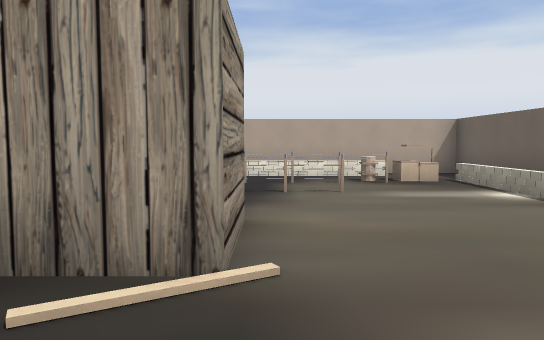
View 1 (above)

19 first-person views from a walk through a level from a Godot 3-D game. The camera is 1.4 m above the floor, tilts 4° down and sees 70° across. The floor is counted in squares, 2 m on a side. Each view is taken from the middle of a square. On the plan, view 1 faces up. The plan holds only what a view shows up to about 11 squares ahead; the rest is blank.

View 2
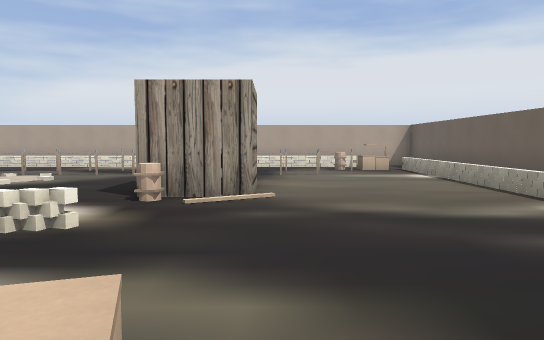

View 3
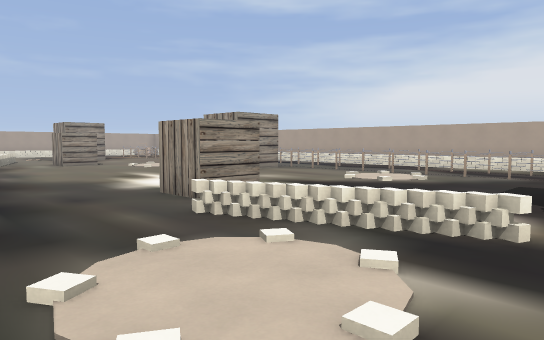

View 4
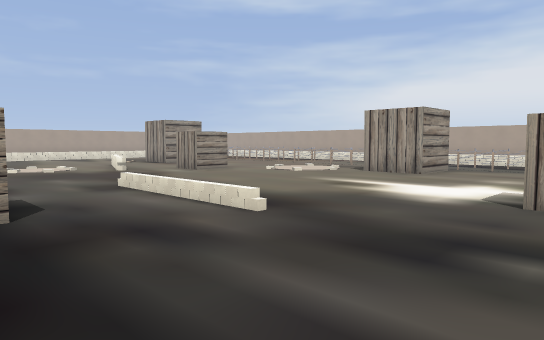

View 5
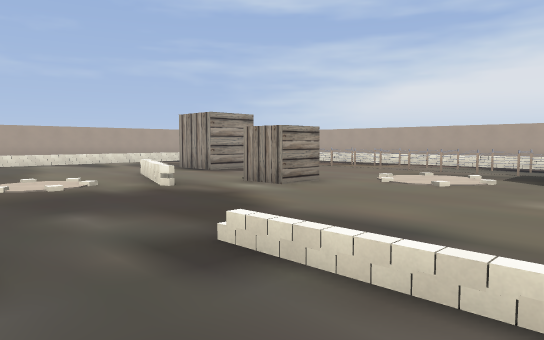

View 6
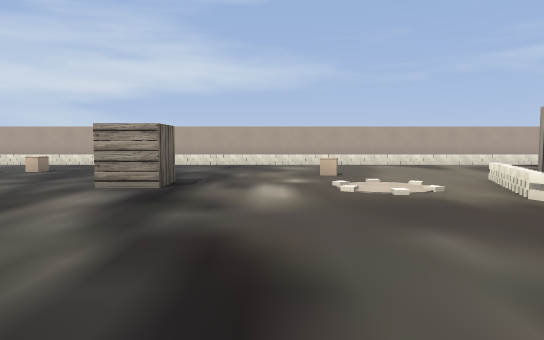

View 7
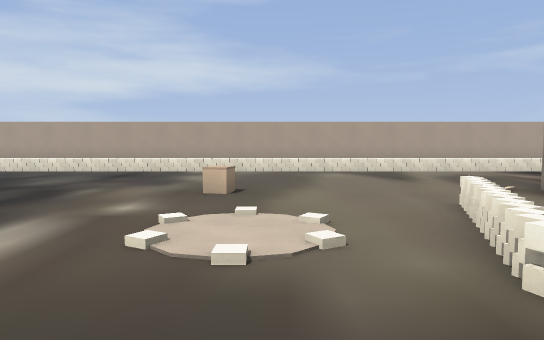

View 8
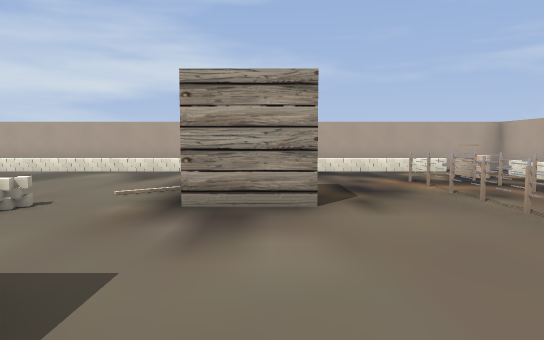

View 9
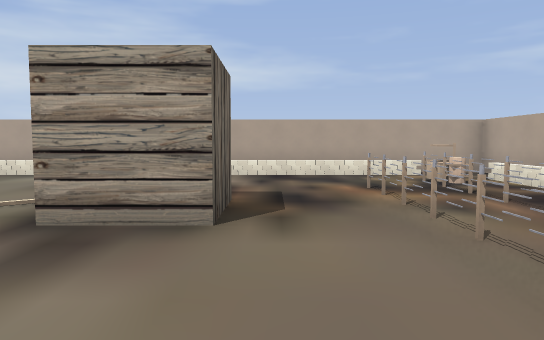

View 10
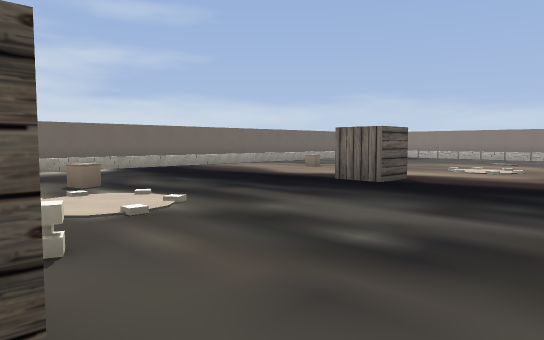

View 11
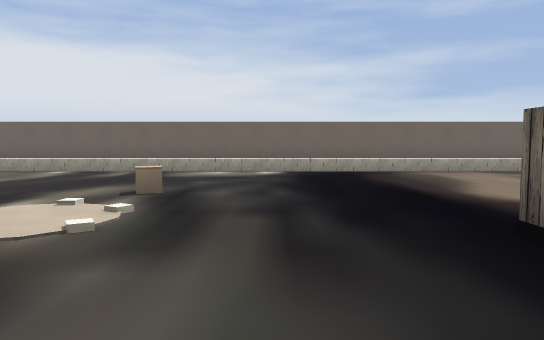

View 12
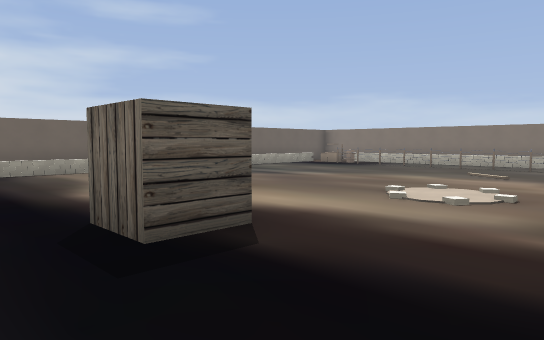

View 13
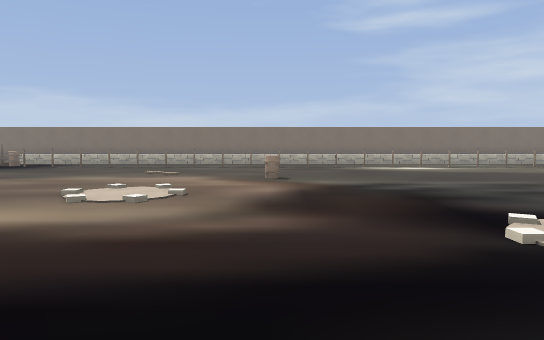

View 14
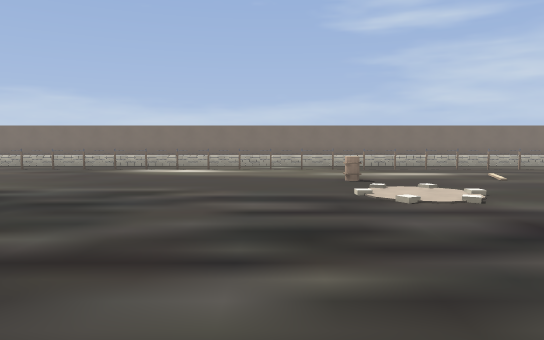

View 15
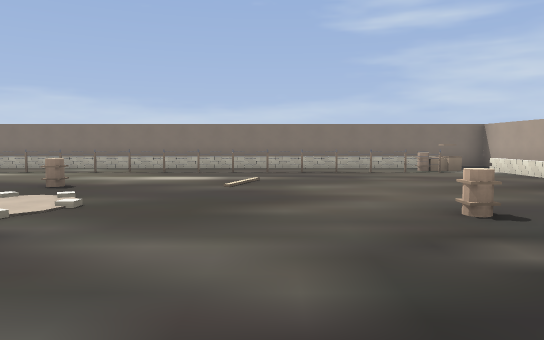

View 16
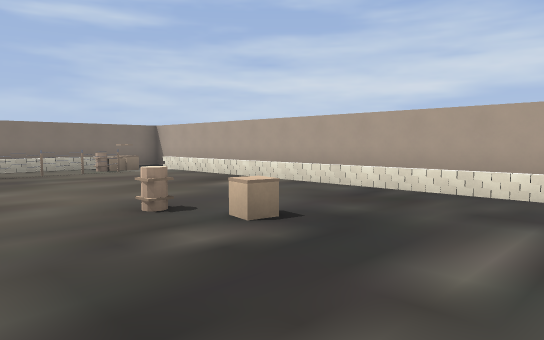

View 17
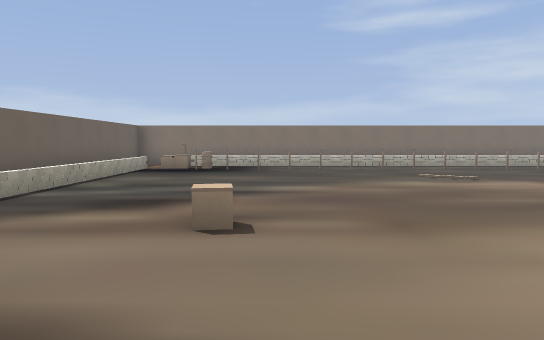

View 18
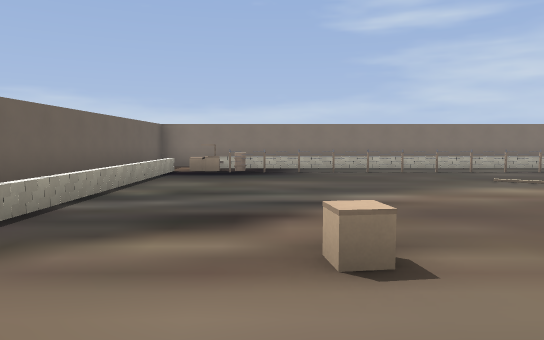

View 19
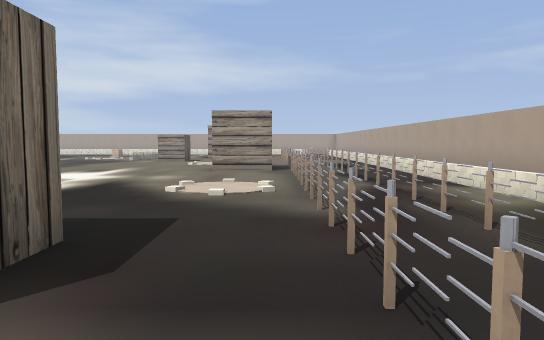

### Floor plan
Points are (right, up) in squares from view 1. A wall is a line through its corners. A room is listed if a view was taken in it or the views show most of it. See-through windows are left out.
Room 1 (views 1, 2, 3, 4, 5, 6, 7, 8, 9, 10, 11, 12, 13, 14, 15, 16, 17, 18, 19)
walls: (-21.2, 7.5) (-21.2, 7); (-21.1, -18.5) (-19, -18.5); (3.1, 7.1) (2.4, 7.1); (-23.3, 9) (-23.3, -18.1); (4.2, -18.1) (4.2, 9)
low walls: (-14.5, -0.7) (-15, -0.9); (-15, -0.6) (-15.5, -0.7); (-15.5, -0.3) (-15.9, -0.5); (-15.9, -0.2) (-16.4, -0.4); (-3.6, -0.7) (-4.1, -0.5); (-2.7, -0.4) (-3.2, -0.2); (-13.8, -13.1) (-13.2, -13.1); (-1.8, -0.1) (-2.4, 0.1); (-10.6, 5.5) (-20.1, 5.5); (-19.2, -10.6) (-18.9, -10.6) (-18.9, -11); (-10.9, 6.7) (-13.9, 6.7); (-17.9, 6.7) (-21.1, 6.7); (1.1, 5.5) (-8.9, 5.5); (-21.1, -16.2) (2.1, -16.2); (-20.7, 7) (-21.4, 7.1); (-21.3, -16.6) (-20.8, -16.7); (-19.9, 8.2) (-21.5, 8.2); (-21, -17.7) (-14.1, -17.7); (2.1, 6.7) (-8.9, 6.7); (-22.4, 7.3) (-22.4, -16.7); (3.1, 7) (2.6, 7.1); (3.4, -16.8) (3.4, 7.2)
objects: other object (-18, 2) to (-18, 3); other object (-17, -6) to (-16, -6); other object (-14, 1); other object (-10, -5) to (-9, -5); other object (-10, 4) to (-9, 5); other object (-6, 0) to (-5, 0); other object (-3, -7); other object (-1, 2) to (-1, 3)
Room 2 (no view inside)
walls: (-3.1, 9) (-11.6, 9)
low walls: (-11.1, 8.2) (-12.4, 8.2)

Where each view was taken, in squares from view 1:
view 1: 0 up, 0 right, facing up
view 2: 3 down, 0 right, facing up
view 3: 3 down, 1 left, facing up-left
view 4: 5 down, 5 left, facing up-left
view 5: 4 down, 9 left, facing up-left
view 6: 4 down, 10 left, facing left
view 7: 2 down, 13 left, facing left
view 8: 3 up, 13 left, facing left
view 9: 4 up, 14 left, facing left
view 10: 0 up, 7 left, facing down-right
view 11: 4 down, 6 left, facing right
view 12: 5 down, 6 left, facing down-right
view 13: 5 down, 6 left, facing down
view 14: 6 down, 12 left, facing down
view 15: 7 down, 17 left, facing down
view 16: 7 down, 17 left, facing down-left
view 17: 6 down, 0 right, facing down
view 18: 7 down, 1 right, facing down
view 19: 5 up, 1 right, facing left
